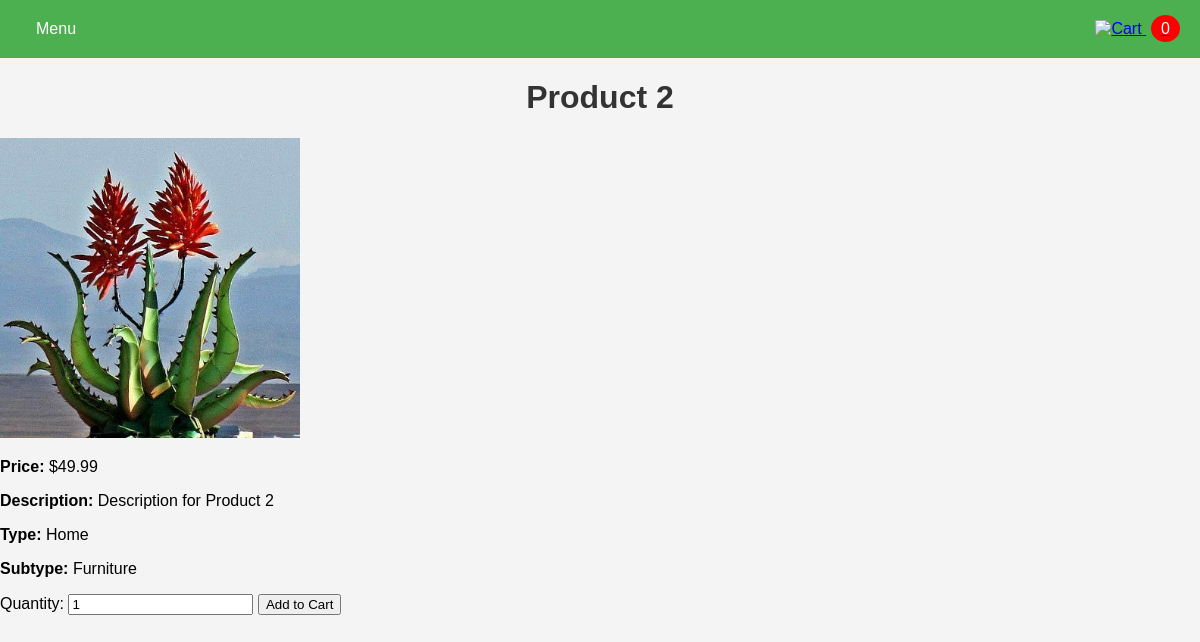
Before: /product/2 with the older database file.
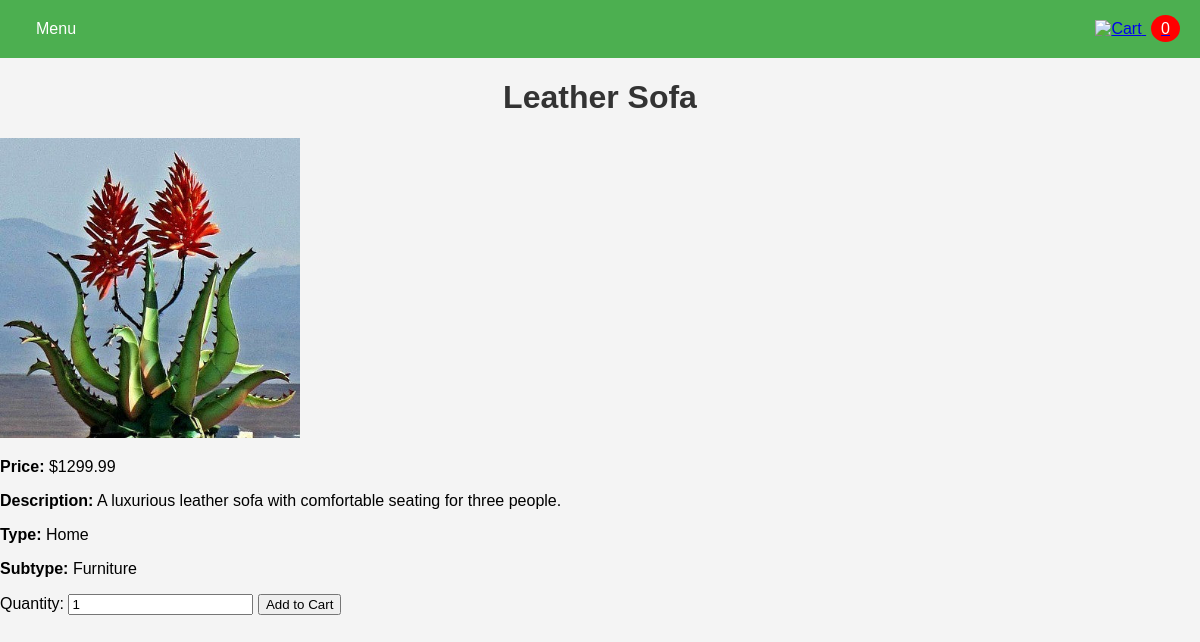
After: the same page with the newer database file.
### tables this page shows
CREATE TABLE products (
    id INTEGER PRIMARY KEY AUTOINCREMENT,
    productname TEXT NOT NULL,
    price REAL NOT NULL,
    image TEXT,
    description TEXT,
    product_type TEXT NOT NULL,
    product_subtype TEXT
);

### app.py (the view)
@app.route('/product/<int:product_id>')
def product_detail(product_id):
    conn = get_db_connection()
    product = conn.execute('SELECT * FROM products WHERE id = ?', (product_id,)).fetchone()
    conn.close()
    return render_template('product_detail.html', product=product)

### app.py (called while the page is built)
def get_db_connection(db_name=DATABASE_PRODUCTS):
    conn = sqlite3.connect(db_name)
    conn.row_factory = sqlite3.Row
    return conn

@app.teardown_appcontext
def close_connection(exception):
    db = getattr(g, '_database', None)
    if db is not None:
        db.close()

### templates/product_detail.html (shortened to what this page needs)
<!DOCTYPE html>
<html lang="en">
<head>
    <link rel="stylesheet" href="{{ url_for('static', filename='styles.css') }}">
</head>
<body>
    <div class="navbar">
        <div class="dropdown">
            <button class="dropbtn">Menu</button>
        </div>
        <div class="cart-icon">
            <a href="{{ url_for('cart') }}">
                <img src="{{ url_for('static', filename='cart-icon.png') }}" alt="Cart" width="30">
                <span id="cart-count">0</span>
            </a>
        </div>
    </div>
    <h1>{{ product['productname'] }}</h1>
    <div class="product-detail">
        <img src="{{ url_for('static', filename=product['image']) }}" alt="{{ product['productname'] }}" width="300">
        <p><strong>Price:</strong> ${{ product['price'] }}</p>
        <p><strong>Description:</strong> {{ product['description'] }}</p>
        <p><strong>Type:</strong> {{ product['product_type'] }}</p>
        <p><strong>Subtype:</strong> {{ product['product_subtype'] }}</p>
        <label for="quantity">Quantity:</label>
        <input type="number" id="quantity" name="quantity" value="1" min="1">
        <button onclick="addToCart({{ product['id'] }})">Add to Cart</button>
    </div>
</body>
</html>

Changed rows visible on the page:
changed products "Home": productname "Product 2" → "Leather Sofa"; price "49.99" → "1299.99"; description "Description for Product 2" → "A luxurious leather sofa with comfortable seating for three people."
